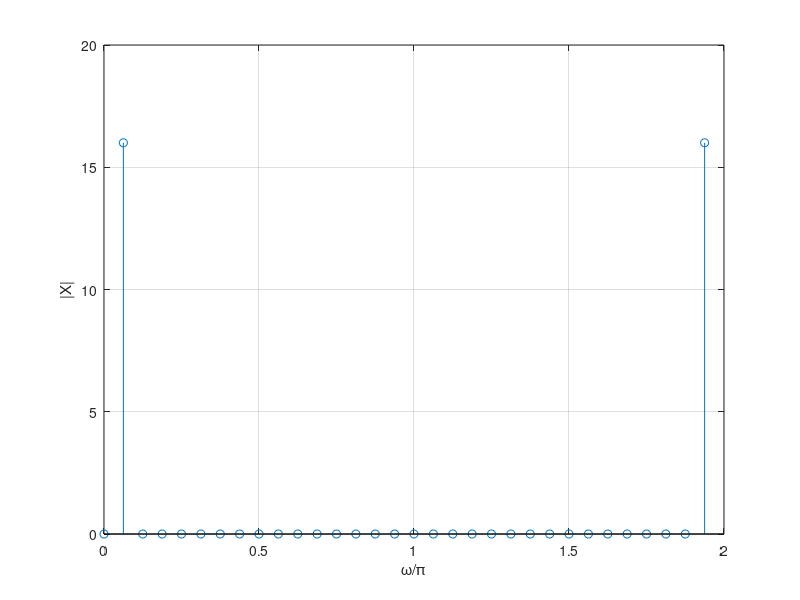
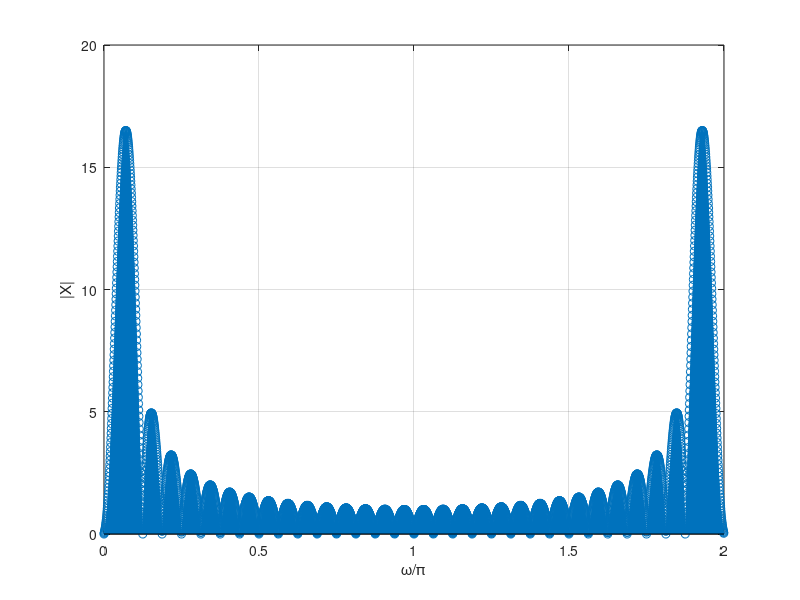

MATLAB code for these plots, in order:
clear all
close all
clc

L = 32;
n = 0:L-1;
x = cos(pi/16*n);  % also compare to pi/15

X = fft(x);
f = linspace(0,2,length(X)+1);
f = f(1:end-1); % above, I used length + 1 to get a redundant point at 2 pi
% in line above, discard the redundant point

figure,stem(f,abs(X));
%ylim([0 11])
ylabel('|X|')
xlabel('\omega/\pi')
%boldify
grid

%%

Xpad=fft(x,L*100);
f = linspace(0,2,length(Xpad)+1);
f = f(1:end-1); % above, I used length + 1 to get a redundant point at 2 pi
% in line above, discard the redundant point
figure,stem(f,abs(Xpad));
ylabel('|X|');
xlabel('\omega/\pi')
%boldify
grid
